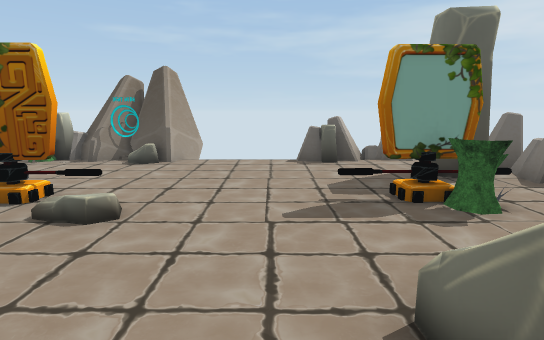
[1] (above)

16 first-person views from a walk through a scene from a Unity 3-D project. The camera is 1.4 m above the floor, tilts 10° down and sees 80° across. Doors are open. The floor is counted in squares, 1 m on a side. Each view is taken from the middle of a square. On the plan, view 1 faces up. The plan holds only what a view shows up to about 15 squares ahead; the rest is blank. The place goes on beyond the plan. The player character is not drawn. Some surface patterns are stand-ins.

[2]
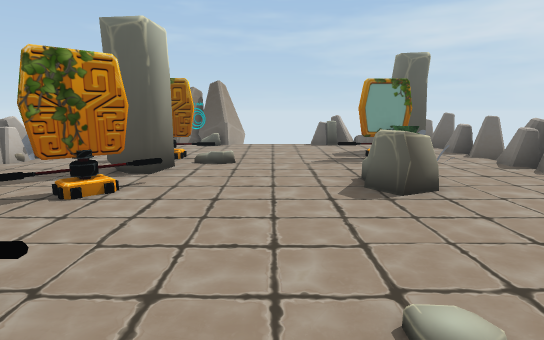

[3]
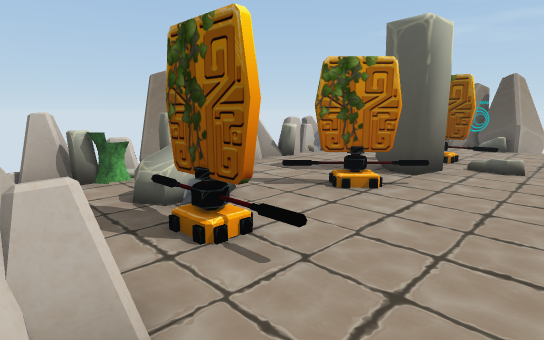

[4]
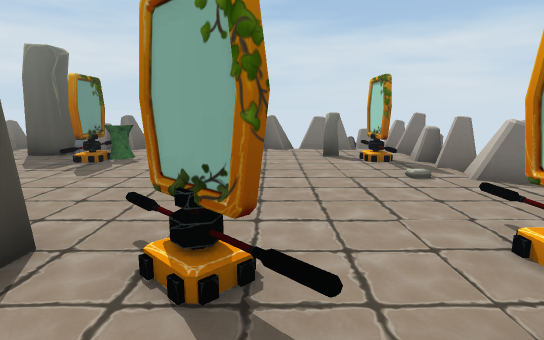

[5]
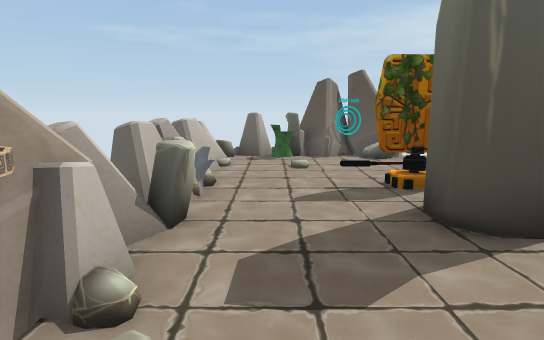

[6]
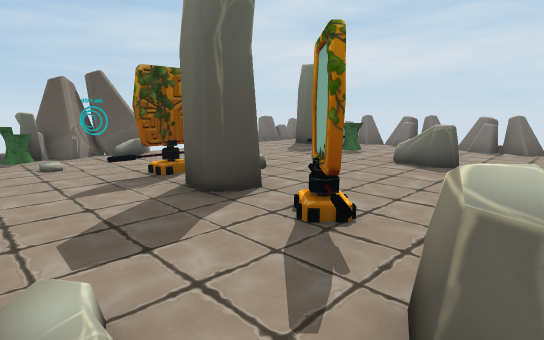

[7]
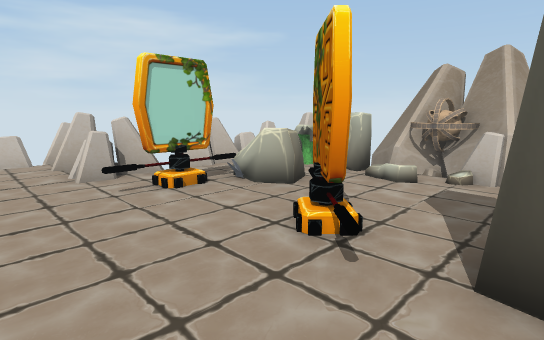

[8]
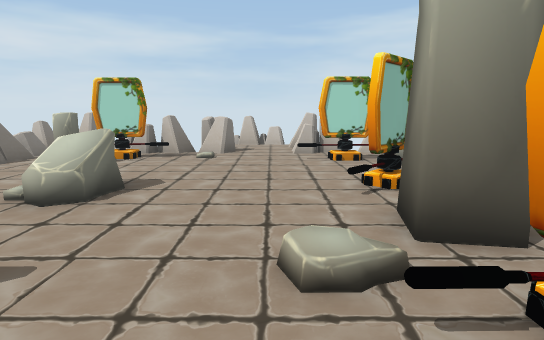

[9]
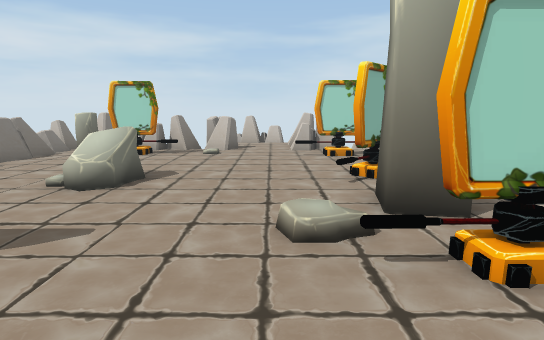

[10]
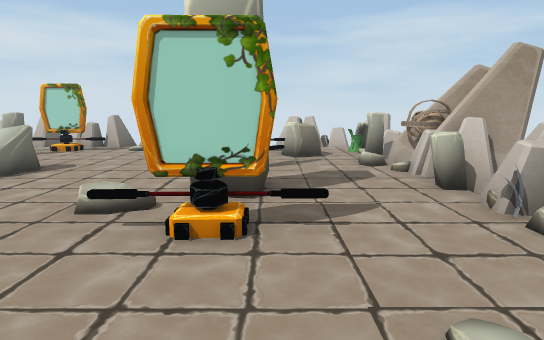

[11]
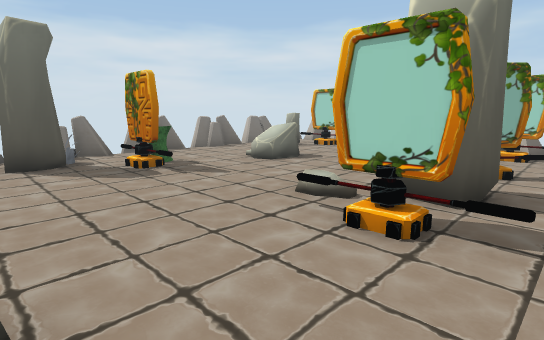

[12]
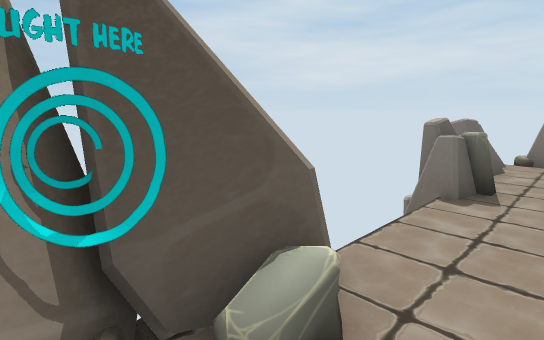

[13]
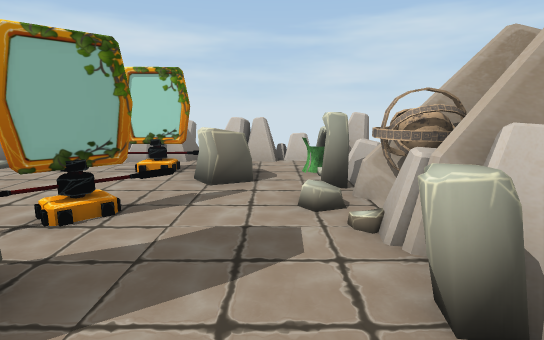

[14]
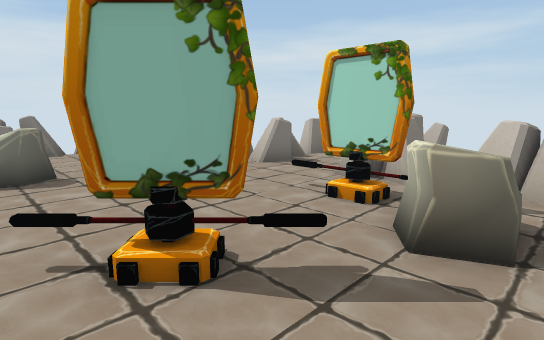

[15]
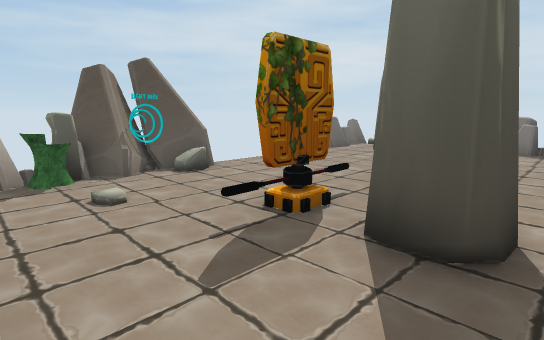

[16]
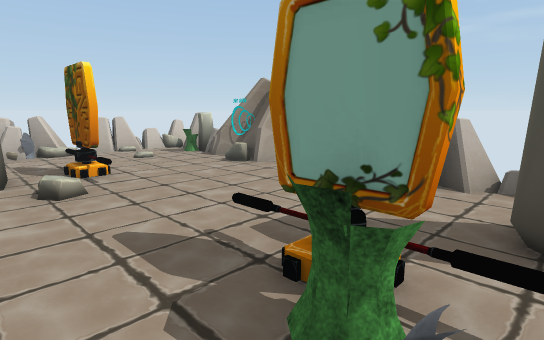

### Floor plan
Key: @ floor where view 1 was taken; # wall or solid block; x gap in a wall; . floor; D open door; = window, fence, low wall or low ledge; v drop or lower ground; P plant; R rock; M mirror; O other object.
Columns run from 10 left of view 1 to 7 right of it. Each row starts with its distance up from view 1.
 11 ==##       ##   ##
 10 ==#x####DDD#=v===#
  9 #=.P.. RDDD=....##
  8  x............OO=#
  7  =............OO=
  6  =..............x
  5  =O...M.....MP..
  4 ##=...O......O..=
  3  #=..OO.........x
  2  #.........OR...
  1  #=...O....RR...=
  0  ##.......@.....=
 -1  #R.R...........
 -2  x..RO.......#..=
 -3  #P.R.M.....MM..x
 -4  ###..#=...#=...x=
 -5   =#= #=..=##=xx#
 -6       ##..##
 -7       ##.=##
 -8        =x##

Positions as (right, up) in squares from view 1, and headings:
1: (0, 0), facing up
2: (-1, -5), facing up
3: (-1, -5), facing up-left
4: (-7, 0), facing right
5: (-7, -1), facing up
6: (-8, -2), facing up-right
7: (-1, 3), facing down-left
8: (-2, 7), facing down
9: (-2, 8), facing down
10: (-5, 9), facing down
11: (-6, 9), facing down-right
12: (-5, 8), facing up-right
13: (-7, 5), facing down
14: (-7, 2), facing down-right
15: (-8, 2), facing up-right
16: (4, 3), facing up-left
